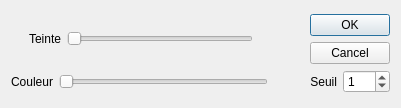
<?xml version="1.0" encoding="UTF-8"?>
<ui version="4.0">
 <class>ColorFilter</class>
 <widget class="QDialog" name="ColorFilter">
  <property name="geometry">
   <rect>
    <x>0</x>
    <y>0</y>
    <width>401</width>
    <height>108</height>
   </rect>
  </property>
  <property name="windowTitle">
   <string>Dialog</string>
  </property>
  <layout class="QGridLayout" name="gridLayout">
   <item row="0" column="0">
    <layout class="QVBoxLayout" name="verticalLayout">
     <item>
      <layout class="QHBoxLayout" name="horizontalLayout_2">
       <item>
        <widget class="QLabel" name="label_2">
         <property name="minimumSize">
          <size>
           <width>50</width>
           <height>0</height>
          </size>
         </property>
         <property name="text">
          <string>Teinte</string>
         </property>
         <property name="alignment">
          <set>Qt::AlignRight|Qt::AlignTrailing|Qt::AlignVCenter</set>
         </property>
        </widget>
       </item>
       <item>
        <widget class="QSlider" name="_hue">
         <property name="autoFillBackground">
          <bool>false</bool>
         </property>
         <property name="maximum">
          <number>360</number>
         </property>
         <property name="orientation">
          <enum>Qt::Horizontal</enum>
         </property>
        </widget>
       </item>
       <item>
        <widget class="QLabel" name="_hue_display">
         <property name="sizePolicy">
          <sizepolicy hsizetype="Preferred" vsizetype="Preferred">
           <horstretch>0</horstretch>
           <verstretch>0</verstretch>
          </sizepolicy>
         </property>
         <property name="minimumSize">
          <size>
           <width>30</width>
           <height>0</height>
          </size>
         </property>
         <property name="autoFillBackground">
          <bool>true</bool>
         </property>
         <property name="text">
          <string/>
         </property>
        </widget>
       </item>
       <item>
        <spacer name="horizontalSpacer">
         <property name="orientation">
          <enum>Qt::Horizontal</enum>
         </property>
         <property name="sizeType">
          <enum>QSizePolicy::Fixed</enum>
         </property>
         <property name="sizeHint" stdset="0">
          <size>
           <width>15</width>
           <height>0</height>
          </size>
         </property>
        </spacer>
       </item>
       <item>
        <widget class="QDialogButtonBox" name="buttonBox">
         <property name="sizePolicy">
          <sizepolicy hsizetype="Fixed" vsizetype="Fixed">
           <horstretch>0</horstretch>
           <verstretch>0</verstretch>
          </sizepolicy>
         </property>
         <property name="orientation">
          <enum>Qt::Vertical</enum>
         </property>
         <property name="standardButtons">
          <set>QDialogButtonBox::Cancel|QDialogButtonBox::Ok</set>
         </property>
        </widget>
       </item>
      </layout>
     </item>
     <item>
      <layout class="QHBoxLayout" name="horizontalLayout">
       <item>
        <widget class="QLabel" name="label">
         <property name="text">
          <string>Couleur</string>
         </property>
        </widget>
       </item>
       <item>
        <widget class="QSlider" name="_filter_color">
         <property name="autoFillBackground">
          <bool>false</bool>
         </property>
         <property name="maximum">
          <number>360</number>
         </property>
         <property name="singleStep">
          <number>1</number>
         </property>
         <property name="value">
          <number>0</number>
         </property>
         <property name="orientation">
          <enum>Qt::Horizontal</enum>
         </property>
        </widget>
       </item>
       <item>
        <widget class="QLabel" name="_filter_color_display">
         <property name="sizePolicy">
          <sizepolicy hsizetype="Preferred" vsizetype="Preferred">
           <horstretch>0</horstretch>
           <verstretch>0</verstretch>
          </sizepolicy>
         </property>
         <property name="minimumSize">
          <size>
           <width>30</width>
           <height>0</height>
          </size>
         </property>
         <property name="autoFillBackground">
          <bool>true</bool>
         </property>
         <property name="text">
          <string/>
         </property>
        </widget>
       </item>
       <item>
        <widget class="QLabel" name="label_3">
         <property name="text">
          <string>Seuil</string>
         </property>
         <property name="alignment">
          <set>Qt::AlignRight|Qt::AlignTrailing|Qt::AlignVCenter</set>
         </property>
        </widget>
       </item>
       <item>
        <widget class="QSpinBox" name="_filter_thr">
         <property name="maximum">
          <number>255</number>
         </property>
         <property name="value">
          <number>1</number>
         </property>
        </widget>
       </item>
      </layout>
     </item>
    </layout>
   </item>
  </layout>
 </widget>
 <resources/>
 <connections>
  <connection>
   <sender>buttonBox</sender>
   <signal>accepted()</signal>
   <receiver>ColorFilter</receiver>
   <slot>accept()</slot>
   <hints>
    <hint type="sourcelabel">
     <x>248</x>
     <y>254</y>
    </hint>
    <hint type="destinationlabel">
     <x>157</x>
     <y>274</y>
    </hint>
   </hints>
  </connection>
  <connection>
   <sender>buttonBox</sender>
   <signal>rejected()</signal>
   <receiver>ColorFilter</receiver>
   <slot>reject()</slot>
   <hints>
    <hint type="sourcelabel">
     <x>316</x>
     <y>260</y>
    </hint>
    <hint type="destinationlabel">
     <x>286</x>
     <y>274</y>
    </hint>
   </hints>
  </connection>
 </connections>
</ui>
